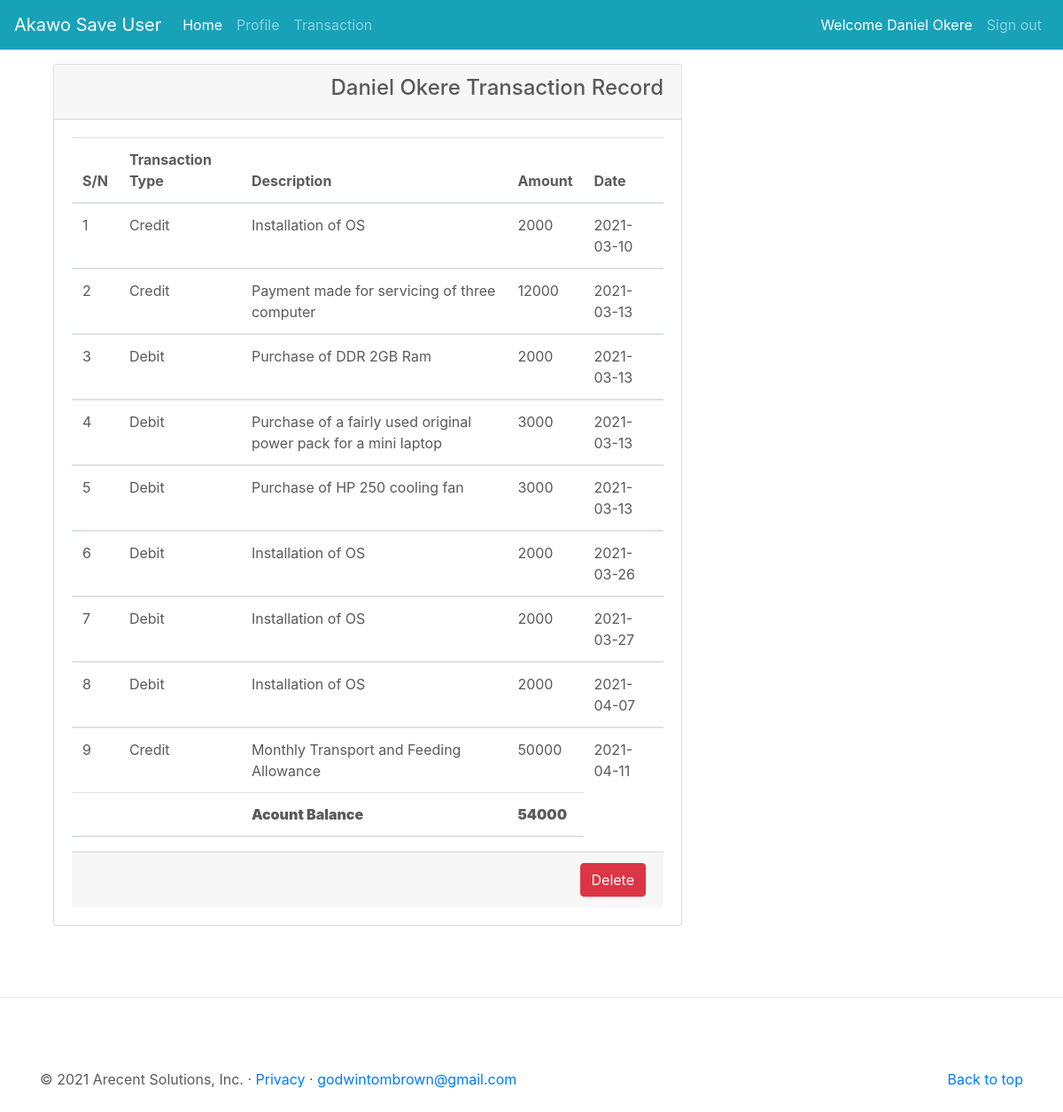
The page /views/users/transaction.php (signed in) on the database its author committed.
### tables this page shows
CREATE TABLE `users` (
  `user_id` int(11) NOT NULL,
  `user_name` varchar(100) NOT NULL,
  `user_email` varchar(50) NOT NULL,
  `user_phone` varchar(50) NOT NULL,
  `user_pass` varchar(41) NOT NULL
);

CREATE TABLE `ledger` (
  `transaction_id` int(11) NOT NULL,
  `user_id` int(11) NOT NULL,
  `amount` float(10,0) NOT NULL,
  `transaction_type` int(50) NOT NULL,
  `transaction_no` varchar(50) NOT NULL,
  `description` varchar(255) NOT NULL,
  `date` date NOT NULL,
  `status` char(2) NOT NULL DEFAULT '1'
);

CREATE TABLE `transaction_type` (
  `tran_type_id` int(11) NOT NULL,
  `transaction_type` varchar(10) NOT NULL
);

### classes/users.php (called while the page is built, shortened)
<?php
    function select_all_user_by_id($mysqli, $user_id){
        $query = "SELECT * FROM users WHERE user_id =".$user_id;
        $result = mysqli_query($mysqli, $query) or die(mysqli_error($mysqli));
        return $result;
    }
?>

### classes/ledger.php (called while the page is built, shortened)
<?php
    function get_all_by_user_id($mysqli, $user_id){
        $query = "SELECT * FROM ledger WHERE user_id =". $user_id;
        $result = mysqli_query($mysqli, $query) or die(mysqli_error($mysqli));
        return $result;
    }
    function user_acnt_balance($mysqli, $user_id){
        $query = "SELECT sum(amount) AS user_banlance FROM ledger WHERE user_id =".$user_id;
        $result = mysqli_query($mysqli, $query) or die(mysqli_error($mysqli));
        return $result;
    }
?>

### classes/transaction.php (called while the page is built, shortened)
<?php
    function select_transaction_type_by_id($mysqli, $tran_type_id){
        $query = "SELECT * FROM transaction_type WHERE tran_type_id=".$tran_type_id;
        $result = mysqli_query($mysqli, $query) or die(mysqli_error($mysqli));
        return $result;
    }
?>

### views/users/transaction.php (the view, shortened to what this page needs)
<?php
    $mysqli = database_connect();
    include_once '../../classes/ledger.php';
    include_once '../../classes/users.php';
    include_once '../../classes/transaction.php';
?>
<?php
    include_once '../../includes/header.php';
    include_once '../../includes/navbar.php';
?>
<?php
     if(isset($_SESSION['user_id'])){
        $user_id = $_SESSION['user_id'];
        $result = select_all_user_by_id($mysqli, $user_id);
        $user_row = mysqli_fetch_assoc($result);
        $username = $user_row['user_name'];
     }
?>
 <main role="main">
        <div class="container my-4">
           <div class="col-md-4 col-md-8 mb-4">
                <div class="card">
                        <div class="card-header">
                            <h4 class="card-primary" align="right"><?php echo $username." Transaction Record"; ?></h4>
                        </div>
                    <div class="card-body">
                        <div class="table-reponsive">
                            <table class="table v-middle">
                                <thead>
                                    <tr>
                                    <th>S/N</th>
                                    <th>Transaction Type</th>
                                    <th>Description</th>
                                    <th>Amount</th>
                                    <th> Date</th>
                                    </tr>
                                </thead>
                            <?php
                            $cnt = 1;
                            $result = get_all_by_user_id($mysqli, $user_id);
                                if(mysqli_num_rows($result)>0){
                                    while ($user_rec = mysqli_fetch_assoc($result)) {
                                        $tran_type = select_transaction_type_by_id($mysqli, $tran_type_id = $user_rec['transaction_type']);
                                        while ($tran_row = mysqli_fetch_assoc($tran_type)) {
                                            $transaction_type = $tran_row['transaction_type'];
                                        }
                                        ?>
                                 <tbody>
                                <?php $user_acnt_id = $user_rec['user_id']; ?>
                                <tr>
                                <td><?php echo $cnt ?></td>
                                <td><?php echo $transaction_type; ?></td>
                                <td><?php echo $user_rec['description'] ?></td>
                                <td><?php $amount = $user_rec['amount'];
                                    if($amount<0){
                                        $amount = $amount*-1;
                                    }else{
                                    }
                                    echo $amount;
                                ?></td>
                                <td><?php echo $user_rec['date'] ?></td>
                                </tr>
                                </tbody>
                                <?php
                                $cnt ++;
                                    }
                                }
                                ?>
                                <thead>
                            <?php
                                $user_bal_res = user_acnt_balance($mysqli, $user_id = $user_acnt_id);
                                while ($bal_row = mysqli_fetch_assoc($user_bal_res)) {
                                 $user_balance = $bal_row['user_banlance'];
                                }
                            ?>
                                    <tr>
                                    <th></th>
                                    <th></th>
                                    <th><b><b>Acount Balance</b></b></th>
                                    <th> <b><?php echo $user_balance;?></b></th>
                                    </tr>
                                </thead>
                            </table>
                            <div class="card-footer"align="right" >
                               <a href="#" class="btn btn-danger" align="right">Delete</a>
                            </div>
                        </div>
                    </div>
                </div>
           </div>
        </div>
       <hr class="featurette-divider">
<?php
     include "../../includes/footer.php";
?>

### views/users/carousel.css (style rules this page uses)
.featurette-divider { margin: 5rem 0; }

### rows shown on the page
users: user_name "Daniel Okere"
ledger: transaction_type.transaction_type "Credit", description "Installation of OS", amount "2000", date "2021-03-10"
ledger: transaction_type.transaction_type "Credit", description "Payment made for servicing of three computer", amount "12000", date "2021-03-13"
ledger: transaction_type.transaction_type "Debit", description "Purchase of DDR 2GB Ram", amount "2000", date "2021-03-13"
ledger: transaction_type.transaction_type "Debit", description "Purchase of a fairly used original power pack for a mini laptop", amount "3000", date "2021-03-13"
ledger: transaction_type.transaction_type "Debit", description "Purchase of HP 250 cooling fan", amount "3000", date "2021-03-13"
ledger: description "Installation of OS", amount "2000", date "2021-03-26"
transaction_type: transaction_type "Debit"
ledger: description "Installation of OS", amount "2000", date "2021-03-27"
ledger: description "Installation of OS", amount "2000", date "2021-04-07"
ledger: transaction_type.transaction_type "Credit", description "Monthly Transport and Feeding Allowance", amount "50000", date "2021-04-11"

### other values the page prints
$_SESSION['user_name'] "Daniel Okere"
$user_balance "54000"
